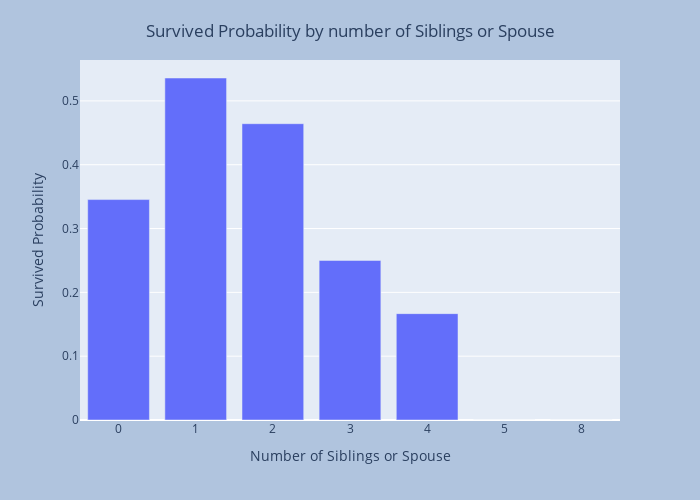

Here is the notebook cell this chart was saved with:
### Markdown cell above
#### 2. Explore features 'SibSp'

### Code cell
survival_rates = df_train.groupby('SibSp')['Survived'].mean().reset_index()
fig = px.bar(survival_rates, x='SibSp', y='Survived', 
            labels={'Survived': 'Survived Probability'})
fig.update_layout(title={
                    'text': "Survived Probability by number of Siblings or Spouse",
                    'y':0.95,
                    'x':0.5,
                    'xanchor': 'center',
                    'yanchor': 'top'}, 
                autosize=False,
                width=700,
                height=500,
                paper_bgcolor="LightSteelBlue",
                xaxis=dict(
                    title = "Number of Siblings or Spouse",
                    type='category')
)
fig.show()

### Figure 1 — Plotly figure (JSON) as saved in the notebook; plotly's stock layout.template omitted (floating-point values rounded to 4 significant figures)
{"data": [{"alignmentgroup": "True", "hovertemplate": "SibSp=%{x}<br>Survived Probability=%{y}<extra></extra>", "legendgroup": "", "marker": {"color": "#636efa", "pattern": {"shape": ""}}, "name": "", "offsetgroup": "", "orientation": "v", "showlegend": false, "textposition": "auto", "type": "bar", "x": [0, 1, 2, 3, 4, 5, 8], "xaxis": "x", "y": [0.3454, 0.5359, 0.4643, 0.25, 0.1667, 0, 0], "yaxis": "y"}], "layout": {"autosize": false, "barmode": "relative", "height": 500, "legend": {"tracegroupgap": 0}, "margin": {"t": 60}, "paper_bgcolor": "LightSteelBlue", "title": {"text": "Survived Probability by number of Siblings or Spouse", "x": 0.5, "xanchor": "center", "y": 0.95, "yanchor": "top"}, "width": 700, "xaxis": {"anchor": "y", "domain": [0, 1], "title": {"text": "Number of Siblings or Spouse"}, "type": "category"}, "yaxis": {"anchor": "x", "domain": [0, 1], "title": {"text": "Survived Probability"}}}}
